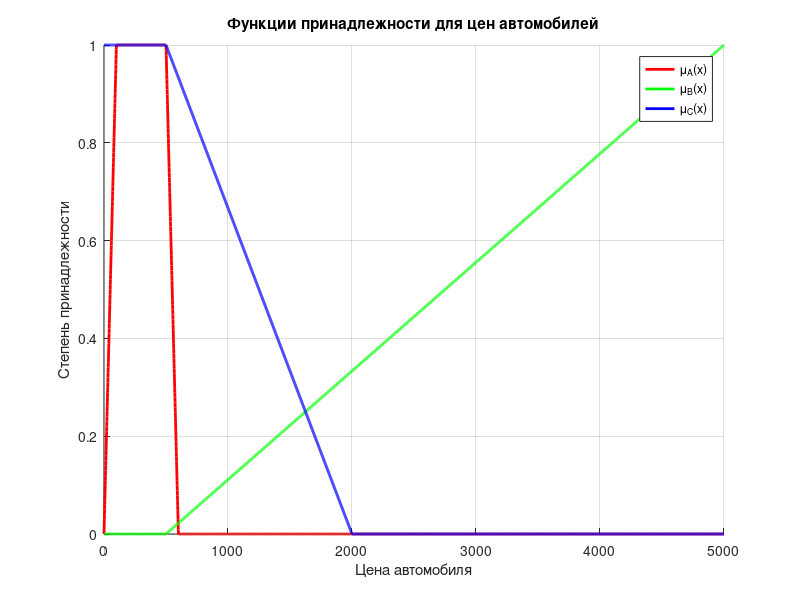

Source code (MATLAB):
% Определение диапазона значений цен
x = linspace(0, 5000, 5000); % От 0 до 5000


% Функция принадлежности μA(x)
mu_A = zeros(size(x));
mu_A(x >= 0 & x < 100) = (x(x >= 0 & x < 100)) / 100;
mu_A(x >= 100 & x < 500) = 1;
mu_A(x >= 500 & x < 600) = (600 - x(x >= 500 & x < 600)) / (600-500);


% Функция принадлежности μB(x)
mu_B = zeros(size(x));
mu_B(x >= 500 & x < 5000) = (x(x >= 500 & x < 5000) - 500) / (5000 - 500);
mu_B(x >= 5000) = 1;

% Функция принадлежности μC(x)
mu_C = zeros(size(x));
mu_C(x < 500) = 1;
mu_C(x >= 500 & x < 2000) = (2000 - x(x >= 500 & x < 2000)) / (2000 - 500);


% Построение графиков
figure;
hold on;
plot(x, mu_A, 'r', 'LineWidth', 2, 'DisplayName', '\mu_A(x)');
plot(x, mu_B, 'g', 'LineWidth', 2, 'DisplayName', '\mu_B(x)');
plot(x, mu_C, 'b', 'LineWidth', 2, 'DisplayName', '\mu_C(x)');
hold off;


xlabel('Цена автомобиля');
ylabel('Степень принадлежности');
title('Функции принадлежности для цен автомобилей');
legend show;
grid on;


% Разложение по уровням
disp('Разложение по уровням для μa:');
disp('Уровень: a -> x ∈ [100a,600a-100]');

disp('Разложение по уровням для μb:');
disp('Уровень: a -> x ∈ [500,4500a+500]');

disp('Разложение по уровням для μc:');
disp('Уровень: 1 -> x <500');
disp('Уровень: a -> [500,2000-1500a]');


% Определение уровней
levels = linspace(0, 1, 10);

% Разложение по уровням для каждой функции
disp('Разложение по уровням:');

% Для каждой функции
for func_idx = {'μa', 'μb', 'μc'}
    fprintf('Разложение для %s:\n', func_idx{1});
    
    % Разложение по уровням
    decomposition = ''; % Инициализация строки для разложения
    
    for level = levels
        % Находим значения x для каждого уровня
        if strcmp(func_idx{1}, 'μa')
            values = find(mu_A >= level);
        elseif strcmp(func_idx{1}, 'μb')
            values = find(mu_B >= level);
        elseif strcmp(func_idx{1}, 'μc')
            values = find(mu_C >= level);
        end
        
        % Записываем минимальные и максимальные значения x для каждого уровня
        if ~isempty(values)
            min_x = min(x(values));
            max_x = max(x(values));
            interval_str = sprintf('%.1f[%.2f, %.2f]', level, min_x, max_x);
            decomposition = [decomposition, interval_str, ' + ']; % Добавляем к строке разложения
        end
    end
    
    % Удаляем последний ' + '
    if ~isempty(decomposition)
        decomposition(end-2:end) = []; % Удаляем последние три символа '+ '
    end
    
    fprintf('%s\n', decomposition);
end